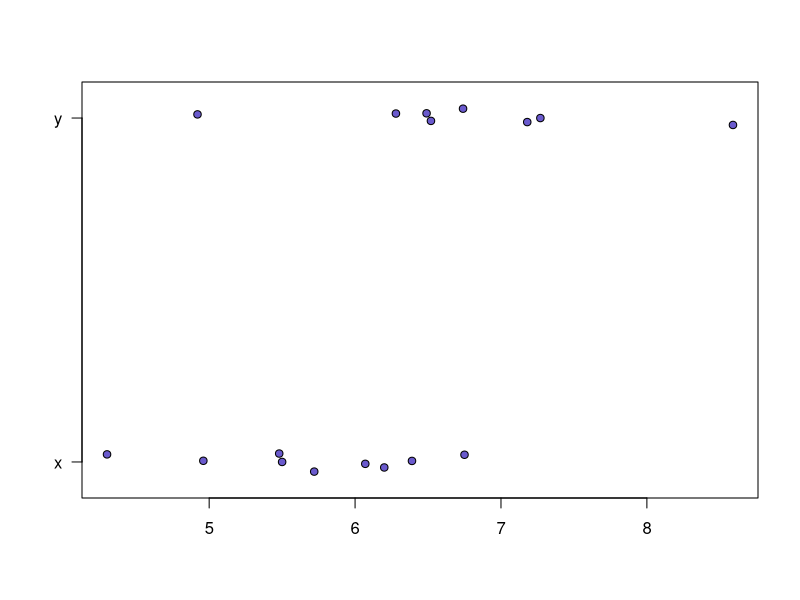

Generate this figure with R:
## ---- chunk 1
knitr::opts_chunk$set(dev="svg")
## ---- chunk 2
binary.v <-
    function(n)
{
    x <- 1:(2^n)
    mx <- max(x)
    digits <- floor(log2(mx))
    ans <- 0:(digits-1); lx <- length(x)
    x <- matrix(rep(x,rep(digits, lx)),ncol=lx)
    (x %/% 2^ans) %% 2
}

perm.test <-
    function(x, y, var.equal=TRUE)
{
    # number of data points
    kx <- length(x)
    ky <- length(y)
    n <- kx + ky

    # Data re-compiled
    X <- c(x,y)
    z <- rep(1:0,c(kx,ky))

    tobs <- t.test(x,y,var.equal=var.equal)$statistic

    o <- binary.v(n)  # indicator of all possible samples
    o <- o[,apply(o,2,sum)==kx]
    nc <- choose(n,kx)
    allt <- 1:nc
    for(i in 1:nc) {
        xn <- X[o[,i]==1]
        yn <- X[o[,i]==0]
        allt[i] <- t.test(xn,yn,var.equal=var.equal)$statistic
    }

    attr(allt, "tobs") <- tobs

    allt
}
## ---- chunk 3
x <- c(6.20, 5.72, 6.07, 6.75, 5.50, 6.39, 4.30, 4.96, 5.48)
y <- c(6.49, 6.52, 6.28, 8.59, 7.18, 4.92, 6.74, 7.27)
## ---- chunk 4
stripchart(list(x=x, y=y), method="jitter", jitter=0.03,
           pch=21, bg="slateblue", las=1)
## ---- chunk 5
permt <- perm.test(x, y)
## ---- chunk 6
tobs <- attr(permt, "tobs")
## ---- chunk 7
pval <- mean(abs(permt) >= abs(tobs))
## ---- chunk 8
save(permt, tobs, pval, file="permt_results.RData")
